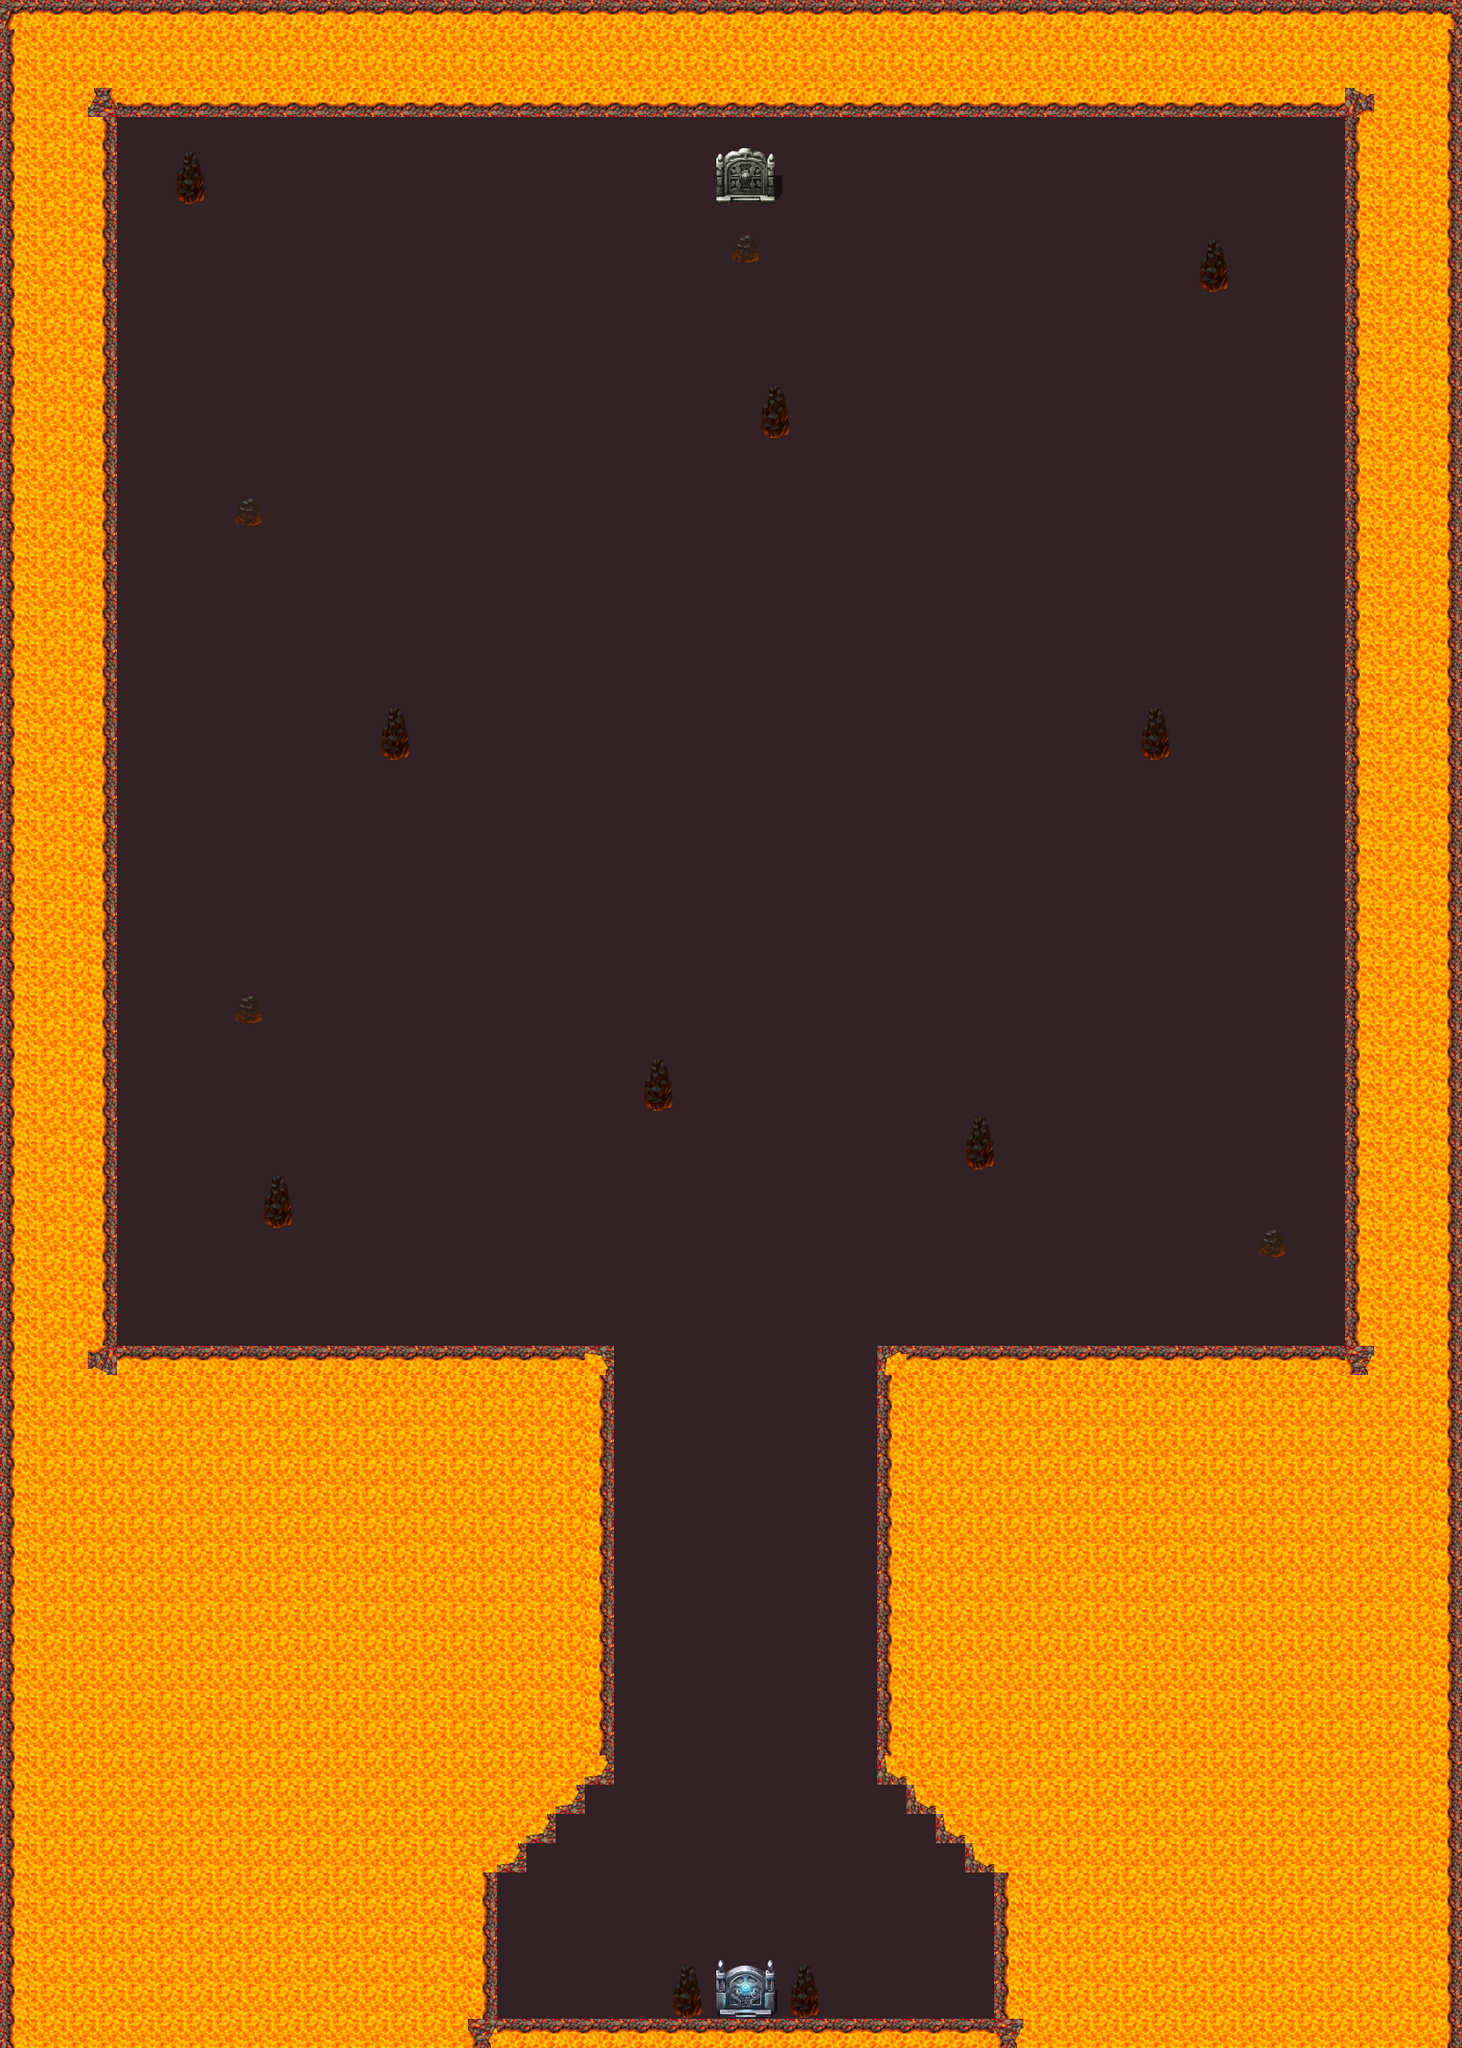

Tiled map render using the project's own tile images. Description and the map definition, with tile-layer contents summarised, below:
An orthogonal 50x70 tile map with 32x32 px tiles, 2 tile layers (Tile Layer 1, Tile Layer 2), 1 hidden layer not drawn, 7 tilesets.

<map version="1.0" orientation="orthogonal" renderorder="right-down" width="50" height="70" tilewidth="32" tileheight="32" nextobjectid="1">
 <tileset firstgid="1" name="Dungeon_B" tilewidth="32" tileheight="32" tilecount="256" columns="16">
  <image source="TileSets/Dungeon_B.png" width="512" height="512" />
  <tile id="90">
   <properties>
    <property name="ReplaceWith" type="int" value="93" />
   </properties>
  </tile>
  <tile id="91">
   <properties>
    <property name="ReplaceWith" type="int" value="94" />
   </properties>
  </tile>
  <tile id="92">
   <properties>
    <property name="ReplaceWith" type="int" value="95" />
   </properties>
  </tile>
  <tile id="93">
   <properties>
    <property name="goto" value="StartPosition" />
    <property name="portal" value="test.tmx" />
   </properties>
  </tile>
  <tile id="94">
   <properties>
    <property name="goto" value="StartPosition" />
    <property name="portal" value="test.tmx" />
   </properties>
  </tile>
  <tile id="95">
   <properties>
    <property name="goto" value="StartPosition" />
    <property name="portal" value="test.tmx" />
   </properties>
  </tile>
  <tile id="106">
   <properties>
    <property name="ReplaceWith" type="int" value="109" />
   </properties>
  </tile>
  <tile id="107">
   <properties>
    <property name="ReplaceWith" type="int" value="110" />
   </properties>
  </tile>
  <tile id="108">
   <properties>
    <property name="ReplaceWith" type="int" value="111" />
   </properties>
  </tile>
  <tile id="109">
   <properties>
    <property name="goto" value="StartPosition" />
    <property name="portal" value="test.tmx" />
   </properties>
  </tile>
  <tile id="110">
   <properties>
    <property name="goto" value="StartPosition" />
    <property name="portal" value="test.tmx" />
   </properties>
  </tile>
  <tile id="111">
   <properties>
    <property name="goto" value="StartPosition" />
    <property name="portal" value="test.tmx" />
   </properties>
  </tile>
 </tileset>
 <tileset firstgid="257" name="Dungeon_A1" tilewidth="32" tileheight="32" tilecount="192" columns="16">
  <image source="TileSets/Dungeon_A1.png" width="512" height="384" />
  <tile id="8">
   <properties>
    <property name="blocked" value="" />
   </properties>
  </tile>
  <tile id="9">
   <properties>
    <property name="blocked" value="" />
   </properties>
  </tile>
  <tile id="10">
   <properties>
    <property name="blocked" value="" />
   </properties>
  </tile>
  <tile id="11">
   <properties>
    <property name="blocked" value="" />
   </properties>
  </tile>
  <tile id="12">
   <properties>
    <property name="blocked" value="" />
   </properties>
  </tile>
  <tile id="13">
   <properties>
    <property name="blocked" value="" />
   </properties>
  </tile>
  <tile id="24">
   <properties>
    <property name="blocked" value="" />
   </properties>
  </tile>
  <tile id="25">
   <properties>
    <property name="blocked" value="" />
   </properties>
  </tile>
  <tile id="26">
   <properties>
    <property name="blocked" value="" />
   </properties>
  </tile>
  <tile id="27">
   <properties>
    <property name="blocked" value="" />
   </properties>
  </tile>
  <tile id="28">
   <properties>
    <property name="blocked" value="" />
   </properties>
  </tile>
  <tile id="29">
   <properties>
    <property name="blocked" value="" />
   </properties>
  </tile>
  <tile id="40">
   <properties>
    <property name="blocked" value="" />
   </properties>
  </tile>
  <tile id="41">
   <properties>
    <property name="blocked" value="" />
   </properties>
  </tile>
  <tile id="42">
   <properties>
    <property name="blocked" value="" />
   </properties>
  </tile>
  <tile id="43">
   <properties>
    <property name="blocked" value="" />
   </properties>
  </tile>
  <tile id="44">
   <properties>
    <property name="blocked" value="" />
   </properties>
  </tile>
  <tile id="45">
   <properties>
    <property name="blocked" value="" />
   </properties>
  </tile>
 </tileset>
 <tileset firstgid="449" name="CastleTileSetA - Copy" tilewidth="32" tileheight="32" tilecount="256" columns="16">
  <image source="TileSets/CastleTileSetA - Copy.png" width="517" height="512" />
 </tileset>
 <tileset firstgid="705" name="forest_tiles" tilewidth="32" tileheight="32" tilecount="256" columns="16">
  <image source="forest_tiles.png" width="512" height="512" />
 </tileset>
 <tileset firstgid="961" name="Dungeon_A1" tilewidth="32" tileheight="32" margin="16" tilecount="165" columns="15">
  <image source="TileSets/Dungeon_A1.png" width="512" height="384" />
  <tile id="7">
   <properties>
    <property name="blocked" value="" />
   </properties>
  </tile>
  <tile id="8">
   <properties>
    <property name="blocked" value="" />
   </properties>
  </tile>
  <tile id="9">
   <properties>
    <property name="blocked" value="" />
   </properties>
  </tile>
  <tile id="10">
   <properties>
    <property name="blocked" value="" />
   </properties>
  </tile>
  <tile id="11">
   <properties>
    <property name="blocked" value="" />
   </properties>
  </tile>
  <tile id="12">
   <properties>
    <property name="blocked" value="" />
   </properties>
  </tile>
  <tile id="13">
   <properties>
    <property name="blocked" value="" />
   </properties>
  </tile>
  <tile id="22">
   <properties>
    <property name="blocked" value="" />
   </properties>
  </tile>
  <tile id="23">
   <properties>
    <property name="blocked" value="" />
   </properties>
  </tile>
  <tile id="24">
   <properties>
    <property name="blocked" value="" />
   </properties>
  </tile>
  <tile id="25">
   <properties>
    <property name="blocked" value="" />
   </properties>
  </tile>
  <tile id="26">
   <properties>
    <property name="blocked" value="" />
   </properties>
  </tile>
  <tile id="27">
   <properties>
    <property name="blocked" value="" />
   </properties>
  </tile>
  <tile id="28">
   <properties>
    <property name="blocked" value="" />
   </properties>
  </tile>
  <tile id="37">
   <properties>
    <property name="blocked" value="" />
   </properties>
  </tile>
  <tile id="38">
   <properties>
    <property name="blocked" value="" />
   </properties>
  </tile>
  <tile id="39">
   <properties>
    <property name="blocked" value="" />
   </properties>
  </tile>
  <tile id="40">
   <properties>
    <property name="blocked" value="" />
   </properties>
  </tile>
  <tile id="41">
   <properties>
    <property name="blocked" value="" />
   </properties>
  </tile>
  <tile id="42">
   <properties>
    <property name="blocked" value="" />
   </properties>
  </tile>
  <tile id="43">
   <properties>
    <property name="blocked" value="" />
   </properties>
  </tile>
 </tileset>
 <tileset firstgid="1126" name="Dungeon_A1_Copy" tilewidth="32" tileheight="32" tilecount="192" columns="16">
  <image source="TileSets/Dungeon_A1_Copy.png" width="528" height="400" />
  <tile id="0">
   <properties>
    <property name="SpawnLimit" type="int" value="1" />
    <property name="SpawnRate" type="int" value="1000" />
    <property name="SpawnTrigger" value="Area0" />
    <property name="StartPosition" value="" />
   </properties>
  </tile>
  <tile id="1">
   <properties>
    <property name="SpawnLimit" type="int" value="1" />
    <property name="SpawnRate" type="int" value="1000" />
    <property name="SpawnTrigger" value="Area0" />
   </properties>
  </tile>
  <tile id="2">
   <properties>
    <property name="SpawnLimit" type="int" value="1" />
    <property name="SpawnRate" type="int" value="1000" />
    <property name="SpawnTrigger" value="Area1" />
   </properties>
  </tile>
  <tile id="8">
   <properties>
    <property name="blocked" value="" />
   </properties>
  </tile>
  <tile id="9">
   <properties>
    <property name="blocked" value="" />
   </properties>
  </tile>
  <tile id="10">
   <properties>
    <property name="blocked" value="" />
   </properties>
  </tile>
  <tile id="11">
   <properties>
    <property name="blocked" value="" />
   </properties>
  </tile>
  <tile id="12">
   <properties>
    <property name="blocked" value="" />
   </properties>
  </tile>
  <tile id="13">
   <properties>
    <property name="blocked" value="" />
   </properties>
  </tile>
  <tile id="14">
   <properties>
    <property name="blocked" value="" />
   </properties>
  </tile>
  <tile id="24">
   <properties>
    <property name="blocked" value="" />
   </properties>
  </tile>
  <tile id="25">
   <properties>
    <property name="blocked" value="" />
   </properties>
  </tile>
  <tile id="26">
   <properties>
    <property name="blocked" value="" />
   </properties>
  </tile>
  <tile id="27">
   <properties>
    <property name="blocked" value="" />
   </properties>
  </tile>
  <tile id="28">
   <properties>
    <property name="blocked" value="" />
   </properties>
  </tile>
  <tile id="29">
   <properties>
    <property name="blocked" value="" />
   </properties>
  </tile>
  <tile id="30">
   <properties>
    <property name="blocked" value="" />
   </properties>
  </tile>
  <tile id="40">
   <properties>
    <property name="blocked" value="" />
   </properties>
  </tile>
  <tile id="41">
   <properties>
    <property name="blocked" value="" />
   </properties>
  </tile>
  <tile id="42">
   <properties>
    <property name="blocked" value="" />
   </properties>
  </tile>
  <tile id="43">
   <properties>
    <property name="blocked" value="" />
   </properties>
  </tile>
  <tile id="44">
   <properties>
    <property name="blocked" value="" />
   </properties>
  </tile>
  <tile id="45">
   <properties>
    <property name="blocked" value="" />
   </properties>
  </tile>
  <tile id="46">
   <properties>
    <property name="blocked" value="" />
   </properties>
  </tile>
  <tile id="48">
   <properties>
    <property name="SpawnImmediately" value="" />
    <property name="SpawnRange" type="int" value="1" />
    <property name="SpawnStart" type="int" value="123" />
    <property name="spawnEnemy" value="Area0" />
    <property name="weapon" value="WizardStaff" />
   </properties>
  </tile>
  <tile id="49">
   <properties>
    <property name="Boss" value="" />
    <property name="SpawnRange" type="int" value="1" />
    <property name="SpawnStart" type="int" value="223" />
    <property name="spawnEnemy" value="Area0" />
    <property name="weapon" value="LaserGun" />
    <property name="weaponLvlIncrease" type="int" value="10" />
   </properties>
  </tile>
  <tile id="137">
   <properties>
    <property name="RateOfFire" type="int" value="100" />
    <property name="SuperTrap" type="int" value="0" />
    <property name="detectionRadius" type="float" value="3000" />
    <property name="direction" type="float" value="270" />
    <property name="level" type="int" value="100" />
    <property name="projectile" value="arrow" />
    <property name="spinRate" type="float" value="0" />
   </properties>
  </tile>
 </tileset>
 <tileset firstgid="1318" name="38189015" tilewidth="32" tileheight="32" tilecount="256" columns="16">
  <image source="TileSets/38189015.png" width="512" height="512" />
  <tile id="26">
   <properties>
    <property name="blocked" type="int" value="0" />
   </properties>
  </tile>
  <tile id="42">
   <properties>
    <property name="blocked" type="int" value="0" />
   </properties>
  </tile>
  <tile id="58">
   <properties>
    <property name="blocked" type="int" value="0" />
   </properties>
  </tile>
  <tile id="104">
   <properties>
    <property name="goto" value="position2" />
    <property name="portal" value="Castle.tmx" />
   </properties>
  </tile>
  <tile id="105">
   <properties>
    <property name="goto" value="position2" />
    <property name="portal" value="Castle.tmx" />
   </properties>
  </tile>
  <tile id="106">
   <properties>
    <property name="goto" value="position2" />
    <property name="portal" value="Castle.tmx" />
   </properties>
  </tile>
  <tile id="120">
   <properties>
    <property name="goto" value="position2" />
    <property name="portal" value="Castle.tmx" />
   </properties>
  </tile>
  <tile id="121">
   <properties>
    <property name="goto" value="position2" />
    <property name="portal" value="Castle.tmx" />
   </properties>
  </tile>
  <tile id="122">
   <properties>
    <property name="goto" value="position2" />
    <property name="portal" value="Castle.tmx" />
   </properties>
  </tile>
 </tileset>
 <layer name="Tile Layer 1" width="50" height="70">
  <properties>
   <property name="LevelCap" type="int" value="1000000000" />
   <property name="StartingLevel" type="int" value="90" />
  </properties>
  <data>[3500 cells, 3500 non-empty, 1 distinct tile ids]</data>
 </layer>
 <layer name="Tile Layer 2" width="50" height="70">
  <data>[3500 cells, 3500 non-empty, 22 distinct tile ids]</data>
 </layer>
 <layer name="Tile Layer 3" width="50" height="70" visible="0" opacity="0.47">
  <data>[3500 cells, 3500 non-empty, 6 distinct tile ids]</data>
 </layer>
</map>
